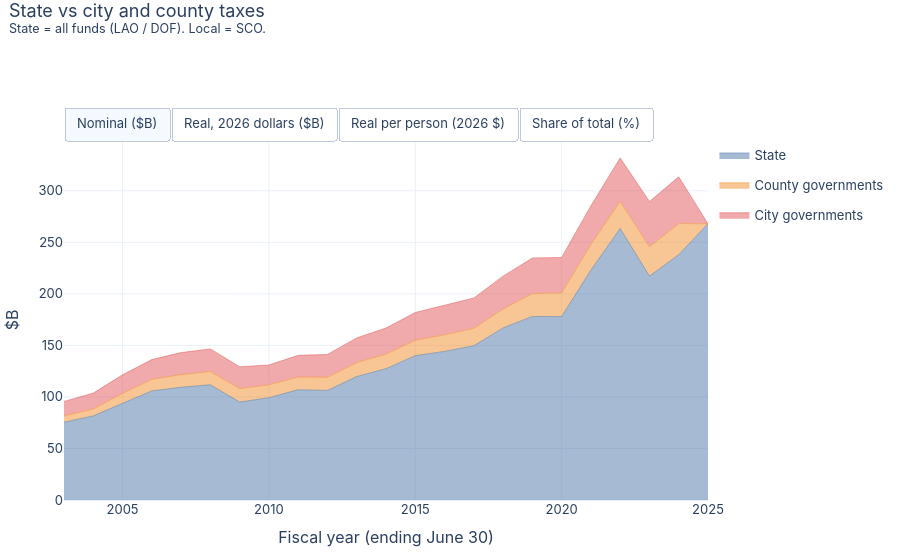

Write notebook code for a chart like this one.
### Markdown cell above
## State and local taxes together
State taxes (all funds) next to city and county taxes. Excludes school districts (see the school page) and special districts, so local taxes are understated.

### Code cell
st = pd.read_csv(PROCESSED / "state_revenue.csv")
st = st[st.group == "Tax"].groupby("fy", as_index=False).amount_k.sum().assign(level="State")
loc = lt.groupby(["fy", "govt"], as_index=False).amount_k.sum().rename(columns={"govt": "level"})
loc["level"] = loc["level"] + " governments"
d = add_views(pd.concat([st, loc[["fy", "level", "amount_k"]]]))
d = d[d.fy.between(2003, LAST_ACTUAL_FY)]
stacked_area_toggle(d, "level", "State vs city and county taxes", "State = all funds (LAO / DOF). Local = SCO.",
                    order=["State", "County governments", "City governments"]).show()

### Figure 1 — Plotly figure (JSON) as saved in the notebook; plotly's stock layout.template omitted (floating-point values rounded to 4 significant figures)
{"data": [{"hovertemplate": "%{y:,.1f}", "legendgroup": "State", "line": {"color": "#4e79a7", "width": 0.5}, "mode": "lines", "name": "State", "showlegend": true, "stackgroup": "one", "type": "scatter", "visible": true, "x": [2003, 2004, 2005, 2006, 2007, 2008, 2009, 2010, 2011, 2012, 2013, 2014, 2015, 2016, 2017, 2018, 2019, 2020, 2021, 2022, 2023, 2024, 2025], "y": [75.42, 81.61, 93.76, 105.9, 109.4, 111.8, 95.02, 99.28, 106.9, 106.4, 119.8, 127.4, 140.0, 144.2, 149.7, 167.0, 178.1, 178.0, 223.1, 263.4, 217.2, 238.0, 268.0]}, {"hovertemplate": "%{y:,.1f}", "legendgroup": "County governments", "line": {"color": "#f28e2b", "width": 0.5}, "mode": "lines", "name": "County governments", "showlegend": true, "stackgroup": "one", "type": "scatter", "visible": true, "x": [2003, 2004, 2005, 2006, 2007, 2008, 2009, 2010, 2011, 2012, 2013, 2014, 2015, 2016, 2017, 2018, 2019, 2020, 2021, 2022, 2023, 2024, 2025], "y": [6.151, 6.751, 9.668, 11.22, 12.2, 12.89, 13.06, 12.51, 12.4, 12.71, 13.52, 14.13, 15.06, 16.05, 16.92, 18.38, 22.15, 23.0, 24.87, 26.36, 28.47, 30.17, 0.0]}, {"hovertemplate": "%{y:,.1f}", "legendgroup": "City governments", "line": {"color": "#e15759", "width": 0.5}, "mode": "lines", "name": "City governments", "showlegend": true, "stackgroup": "one", "type": "scatter", "visible": true, "x": [2003, 2004, 2005, 2006, 2007, 2008, 2009, 2010, 2011, 2012, 2013, 2014, 2015, 2016, 2017, 2018, 2019, 2020, 2021, 2022, 2023, 2024, 2025], "y": [14.11, 15.33, 17.97, 19.14, 21.43, 21.91, 21.2, 19.24, 21.02, 22.15, 23.92, 25.29, 26.87, 28.68, 29.41, 31.8, 34.54, 34.34, 37.52, 42.01, 43.92, 45.32, 0.0]}, {"hovertemplate": "%{y:,.1f}", "legendgroup": "State", "line": {"color": "#4e79a7", "width": 0.5}, "mode": "lines", "name": "State", "showlegend": false, "stackgroup": "one", "type": "scatter", "visible": false, "x": [2003, 2004, 2005, 2006, 2007, 2008, 2009, 2010, 2011, 2012, 2013, 2014, 2015, 2016, 2017, 2018, 2019, 2020, 2021, 2022, 2023, 2024, 2025], "y": [135.7, 143.7, 160.3, 174.3, 175.6, 173.0, 145.0, 150.1, 158.5, 153.1, 169.6, 177.7, 193.8, 198.3, 202.1, 220.5, 230.4, 226.6, 277.7, 306.1, 237.5, 251.9, 276.3]}, {"hovertemplate": "%{y:,.1f}", "legendgroup": "County governments", "line": {"color": "#f28e2b", "width": 0.5}, "mode": "lines", "name": "County governments", "showlegend": false, "stackgroup": "one", "type": "scatter", "visible": false, "x": [2003, 2004, 2005, 2006, 2007, 2008, 2009, 2010, 2011, 2012, 2013, 2014, 2015, 2016, 2017, 2018, 2019, 2020, 2021, 2022, 2023, 2024, 2025], "y": [11.07, 11.88, 16.52, 18.47, 19.58, 19.95, 19.93, 18.91, 18.37, 18.29, 19.15, 19.7, 20.85, 22.07, 22.85, 24.28, 28.65, 29.29, 30.97, 30.62, 31.13, 31.93, 0.0]}, {"hovertemplate": "%{y:,.1f}", "legendgroup": "City governments", "line": {"color": "#e15759", "width": 0.5}, "mode": "lines", "name": "City governments", "showlegend": false, "stackgroup": "one", "type": "scatter", "visible": false, "x": [2003, 2004, 2005, 2006, 2007, 2008, 2009, 2010, 2011, 2012, 2013, 2014, 2015, 2016, 2017, 2018, 2019, 2020, 2021, 2022, 2023, 2024, 2025], "y": [25.4, 26.99, 30.72, 31.52, 34.4, 33.91, 32.36, 29.08, 31.16, 31.89, 33.88, 35.26, 37.2, 39.45, 39.7, 41.99, 44.69, 43.74, 46.72, 48.8, 48.02, 47.96, 0.0]}, {"hovertemplate": "%{y:,.0f}", "legendgroup": "State", "line": {"color": "#4e79a7", "width": 0.5}, "mode": "lines", "name": "State", "showlegend": false, "stackgroup": "one", "type": "scatter", "visible": false, "x": [2003, 2004, 2005, 2006, 2007, 2008, 2009, 2010, 2011, 2012, 2013, 2014, 2015, 2016, 2017, 2018, 2019, 2020, 2021, 2022, 2023, 2024, 2025], "y": [3870.0, 4057.0, 4489.0, 4853.0, 4859.0, 4749.0, 3943.0, 4041.0, 4229.0, 4052.0, 4452.0, 4624.0, 5003.0, 5081.0, 5149.0, 5598.0, 5842.0, 5740.0, 7060.0, 7820.0, 6066.0, 6415.0, 7020.0]}, {"hovertemplate": "%{y:,.0f}", "legendgroup": "County governments", "line": {"color": "#f28e2b", "width": 0.5}, "mode": "lines", "name": "County governments", "showlegend": false, "stackgroup": "one", "type": "scatter", "visible": false, "x": [2003, 2004, 2005, 2006, 2007, 2008, 2009, 2010, 2011, 2012, 2013, 2014, 2015, 2016, 2017, 2018, 2019, 2020, 2021, 2022, 2023, 2024, 2025], "y": [315.6, 335.6, 462.8, 514.3, 542.0, 547.6, 541.9, 509.1, 490.2, 484.1, 502.6, 512.7, 538.0, 565.4, 582.3, 616.3, 726.6, 741.9, 787.1, 782.3, 795.1, 813.1, 0.0]}, {"hovertemplate": "%{y:,.0f}", "legendgroup": "City governments", "line": {"color": "#e15759", "width": 0.5}, "mode": "lines", "name": "City governments", "showlegend": false, "stackgroup": "one", "type": "scatter", "visible": false, "x": [2003, 2004, 2005, 2006, 2007, 2008, 2009, 2010, 2011, 2012, 2013, 2014, 2015, 2016, 2017, 2018, 2019, 2020, 2021, 2022, 2023, 2024, 2025], "y": [724.3, 762.1, 860.4, 877.3, 952.0, 930.9, 879.9, 783.0, 831.5, 844.0, 889.2, 917.7, 960.2, 1011.0, 1012.0, 1066.0, 1133.0, 1108.0, 1188.0, 1247.0, 1227.0, 1221.0, 0.0]}, {"hovertemplate": "%{y:.1f}", "legendgroup": "State", "line": {"color": "#4e79a7", "width": 0.5}, "mode": "lines", "name": "State", "showlegend": false, "stackgroup": "one", "type": "scatter", "visible": false, "x": [2003, 2004, 2005, 2006, 2007, 2008, 2009, 2010, 2011, 2012, 2013, 2014, 2015, 2016, 2017, 2018, 2019, 2020, 2021, 2022, 2023, 2024, 2025], "y": [78.82, 78.71, 77.23, 77.72, 76.49, 76.26, 73.5, 75.77, 76.19, 75.31, 76.19, 76.37, 76.95, 76.32, 76.36, 76.89, 75.85, 75.63, 78.14, 79.4, 75.0, 75.92, 100.0]}, {"hovertemplate": "%{y:.1f}", "legendgroup": "County governments", "line": {"color": "#f28e2b", "width": 0.5}, "mode": "lines", "name": "County governments", "showlegend": false, "stackgroup": "one", "type": "scatter", "visible": false, "x": [2003, 2004, 2005, 2006, 2007, 2008, 2009, 2010, 2011, 2012, 2013, 2014, 2015, 2016, 2017, 2018, 2019, 2020, 2021, 2022, 2023, 2024, 2025], "y": [6.428, 6.51, 7.963, 8.235, 8.53, 8.793, 10.1, 9.547, 8.831, 8.998, 8.6, 8.469, 8.276, 8.494, 8.636, 8.465, 9.434, 9.775, 8.713, 7.943, 9.83, 9.623, 0.0]}, {"hovertemplate": "%{y:.1f}", "legendgroup": "City governments", "line": {"color": "#e15759", "width": 0.5}, "mode": "lines", "name": "City governments", "showlegend": false, "stackgroup": "one", "type": "scatter", "visible": false, "x": [2003, 2004, 2005, 2006, 2007, 2008, 2009, 2010, 2011, 2012, 2013, 2014, 2015, 2016, 2017, 2018, 2019, 2020, 2021, 2022, 2023, 2024, 2025], "y": [14.75, 14.78, 14.8, 14.05, 14.98, 14.95, 16.4, 14.68, 14.98, 15.69, 15.21, 15.16, 14.77, 15.18, 15.0, 14.64, 14.71, 14.6, 13.14, 12.66, 15.17, 14.45, 0.0]}], "layout": {"font": {"family": "-apple-system, Segoe UI, sans-serif", "size": 13}, "height": 560, "hovermode": "x unified", "legend": {"orientation": "v", "x": 1.01}, "margin": {"b": 60, "l": 60, "r": 20, "t": 140}, "title": {"text": "State vs city and county taxes<br><sup>State = all funds (LAO / DOF). Local = SCO.</sup>", "x": 0.01, "y": 0.97, "yanchor": "top"}, "updatemenus": [{"buttons": [{"args": [{"visible": [true, true, true, false, false, false, false, false, false, false, false, false]}, {"yaxis.title.text": "$B"}], "label": "Nominal ($B)", "method": "update"}, {"args": [{"visible": [false, false, false, true, true, true, false, false, false, false, false, false]}, {"yaxis.title.text": "$B"}], "label": "Real, 2026 dollars ($B)", "method": "update"}, {"args": [{"visible": [false, false, false, false, false, false, true, true, true, false, false, false]}, {"yaxis.title.text": "$ per person"}], "label": "Real per person (2026 $)", "method": "update"}, {"args": [{"visible": [false, false, false, false, false, false, false, false, false, true, true, true]}, {"yaxis.title.text": "%"}], "label": "Share of total (%)", "method": "update"}], "direction": "right", "showactive": true, "type": "buttons", "x": 0, "xanchor": "left", "y": 1.0, "yanchor": "bottom"}], "xaxis": {"title": {"text": "Fiscal year (ending June 30)"}}, "yaxis": {"title": {"text": "$B"}}}}
